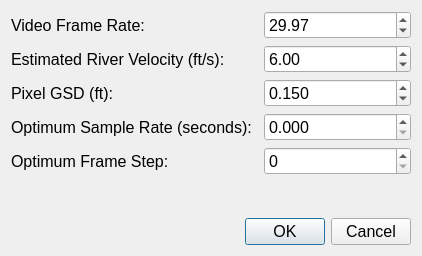
<?xml version="1.0" encoding="UTF-8"?>
<ui version="4.0">
 <class>Dialog</class>
 <widget class="QDialog" name="Dialog">
  <property name="geometry">
   <rect>
    <x>0</x>
    <y>0</y>
    <width>422</width>
    <height>256</height>
   </rect>
  </property>
  <property name="font">
   <font>
    <pointsize>12</pointsize>
   </font>
  </property>
  <property name="windowTitle">
   <string>Settings</string>
  </property>
  <layout class="QVBoxLayout" name="verticalLayout">
   <item>
    <layout class="QFormLayout" name="formLayout">
     <property name="horizontalSpacing">
      <number>12</number>
     </property>
     <property name="verticalSpacing">
      <number>6</number>
     </property>
     <item row="0" column="0">
      <widget class="QLabel" name="label">
       <property name="text">
        <string>Video Frame Rate:</string>
       </property>
      </widget>
     </item>
     <item row="0" column="1">
      <widget class="QDoubleSpinBox" name="doubleSpinBoxFrameRate">
       <property name="maximum">
        <double>200.000000000000000</double>
       </property>
       <property name="value">
        <double>29.969999999999999</double>
       </property>
      </widget>
     </item>
     <item row="1" column="0">
      <widget class="QLabel" name="label_2">
       <property name="text">
        <string>Estimated River Velocity (ft/s):</string>
       </property>
      </widget>
     </item>
     <item row="1" column="1">
      <widget class="QDoubleSpinBox" name="doubleSpinBoxRiverVelocity">
       <property name="value">
        <double>6.000000000000000</double>
       </property>
      </widget>
     </item>
     <item row="2" column="0">
      <widget class="QLabel" name="label_3">
       <property name="text">
        <string>Pixel GSD (ft):</string>
       </property>
      </widget>
     </item>
     <item row="2" column="1">
      <widget class="QDoubleSpinBox" name="doubleSpinBoxPixelGSD">
       <property name="decimals">
        <number>3</number>
       </property>
       <property name="value">
        <double>0.150000000000000</double>
       </property>
      </widget>
     </item>
     <item row="3" column="0">
      <widget class="QLabel" name="label_4">
       <property name="text">
        <string>Optimum Sample Rate (seconds):</string>
       </property>
      </widget>
     </item>
     <item row="3" column="1">
      <widget class="QDoubleSpinBox" name="doubleSpinBoxSampleSeconds">
       <property name="decimals">
        <number>3</number>
       </property>
      </widget>
     </item>
     <item row="4" column="0">
      <widget class="QLabel" name="label_5">
       <property name="text">
        <string>Optimum Frame Step:</string>
       </property>
      </widget>
     </item>
     <item row="4" column="1">
      <widget class="QSpinBox" name="spinBoxFrameStep"/>
     </item>
    </layout>
   </item>
   <item>
    <widget class="QDialogButtonBox" name="buttonBox">
     <property name="orientation">
      <enum>Qt::Horizontal</enum>
     </property>
     <property name="standardButtons">
      <set>QDialogButtonBox::Cancel|QDialogButtonBox::Ok</set>
     </property>
    </widget>
   </item>
  </layout>
 </widget>
 <resources/>
 <connections>
  <connection>
   <sender>buttonBox</sender>
   <signal>accepted()</signal>
   <receiver>Dialog</receiver>
   <slot>accept()</slot>
   <hints>
    <hint type="sourcelabel">
     <x>248</x>
     <y>254</y>
    </hint>
    <hint type="destinationlabel">
     <x>157</x>
     <y>274</y>
    </hint>
   </hints>
  </connection>
  <connection>
   <sender>buttonBox</sender>
   <signal>rejected()</signal>
   <receiver>Dialog</receiver>
   <slot>reject()</slot>
   <hints>
    <hint type="sourcelabel">
     <x>316</x>
     <y>260</y>
    </hint>
    <hint type="destinationlabel">
     <x>286</x>
     <y>274</y>
    </hint>
   </hints>
  </connection>
 </connections>
</ui>
